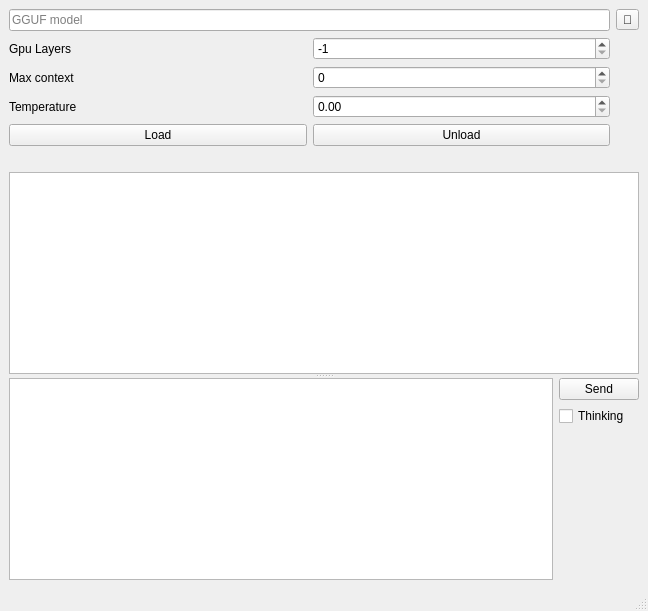
<?xml version="1.0" encoding="UTF-8"?>
<ui version="4.0">
 <class>MainWindow</class>
 <widget class="QMainWindow" name="MainWindow">
  <property name="geometry">
   <rect>
    <x>0</x>
    <y>0</y>
    <width>648</width>
    <height>611</height>
   </rect>
  </property>
  <property name="windowTitle">
   <string>MainWindow</string>
  </property>
  <widget class="QWidget" name="centralwidget">
   <layout class="QVBoxLayout" name="verticalLayout">
    <item>
     <layout class="QGridLayout" name="gridLayout">
      <property name="bottomMargin">
       <number>0</number>
      </property>
      <item row="0" column="0">
       <widget class="QLineEdit" name="lePath">
        <property name="placeholderText">
         <string>GGUF model</string>
        </property>
       </widget>
      </item>
      <item row="1" column="0">
       <layout class="QGridLayout" name="gridLayout_3">
        <property name="topMargin">
         <number>0</number>
        </property>
        <item row="0" column="1">
         <widget class="QSpinBox" name="sbGpuLayers">
          <property name="minimum">
           <number>-1</number>
          </property>
          <property name="maximum">
           <number>99</number>
          </property>
          <property name="value">
           <number>-1</number>
          </property>
         </widget>
        </item>
        <item row="1" column="0">
         <widget class="QLabel" name="label">
          <property name="text">
           <string>Max context</string>
          </property>
         </widget>
        </item>
        <item row="0" column="0">
         <widget class="QLabel" name="label_3">
          <property name="text">
           <string>Gpu Layers</string>
          </property>
         </widget>
        </item>
        <item row="1" column="1">
         <widget class="QSpinBox" name="sbMaxContext">
          <property name="maximum">
           <number>512000</number>
          </property>
         </widget>
        </item>
        <item row="2" column="1">
         <widget class="QDoubleSpinBox" name="dsbTemp"/>
        </item>
        <item row="2" column="0">
         <widget class="QLabel" name="label_2">
          <property name="text">
           <string>Temperature</string>
          </property>
         </widget>
        </item>
       </layout>
      </item>
      <item row="0" column="1">
       <widget class="QToolButton" name="tbtSelect">
        <property name="text">
         <string>📂</string>
        </property>
       </widget>
      </item>
      <item row="2" column="0">
       <layout class="QHBoxLayout" name="horizontalLayout">
        <property name="topMargin">
         <number>0</number>
        </property>
        <item>
         <widget class="QPushButton" name="pbLoad">
          <property name="text">
           <string>Load</string>
          </property>
         </widget>
        </item>
        <item>
         <widget class="QPushButton" name="pbUnload">
          <property name="text">
           <string>Unload</string>
          </property>
         </widget>
        </item>
       </layout>
      </item>
      <item row="3" column="0">
       <widget class="QLabel" name="lbProgress">
        <property name="text">
         <string/>
        </property>
       </widget>
      </item>
     </layout>
    </item>
    <item>
     <widget class="QSplitter" name="mainSplitter">
      <property name="orientation">
       <enum>Qt::Orientation::Vertical</enum>
      </property>
      <widget class="QPlainTextEdit" name="pteOutput"/>
      <widget class="QWidget" name="gridLayoutWidget_2">
       <layout class="QGridLayout" name="gridLayout_2">
        <property name="topMargin">
         <number>0</number>
        </property>
        <item row="0" column="0">
         <widget class="QPlainTextEdit" name="pteMsg">
          <property name="sizePolicy">
           <sizepolicy hsizetype="Expanding" vsizetype="Preferred">
            <horstretch>0</horstretch>
            <verstretch>0</verstretch>
           </sizepolicy>
          </property>
         </widget>
        </item>
        <item row="0" column="2">
         <layout class="QVBoxLayout" name="verticalLayout_2">
          <property name="rightMargin">
           <number>0</number>
          </property>
          <item>
           <widget class="QPushButton" name="pbSend">
            <property name="text">
             <string>Send</string>
            </property>
           </widget>
          </item>
          <item>
           <widget class="QCheckBox" name="chbThinking">
            <property name="text">
             <string>Thinking</string>
            </property>
           </widget>
          </item>
          <item>
           <spacer name="verticalSpacer">
            <property name="orientation">
             <enum>Qt::Orientation::Vertical</enum>
            </property>
            <property name="sizeHint" stdset="0">
             <size>
              <width>20</width>
              <height>40</height>
             </size>
            </property>
           </spacer>
          </item>
         </layout>
        </item>
       </layout>
      </widget>
     </widget>
    </item>
   </layout>
  </widget>
  <widget class="QMenuBar" name="menubar">
   <property name="geometry">
    <rect>
     <x>0</x>
     <y>0</y>
     <width>648</width>
     <height>25</height>
    </rect>
   </property>
  </widget>
  <widget class="QStatusBar" name="statusbar"/>
 </widget>
 <resources/>
 <connections/>
</ui>
